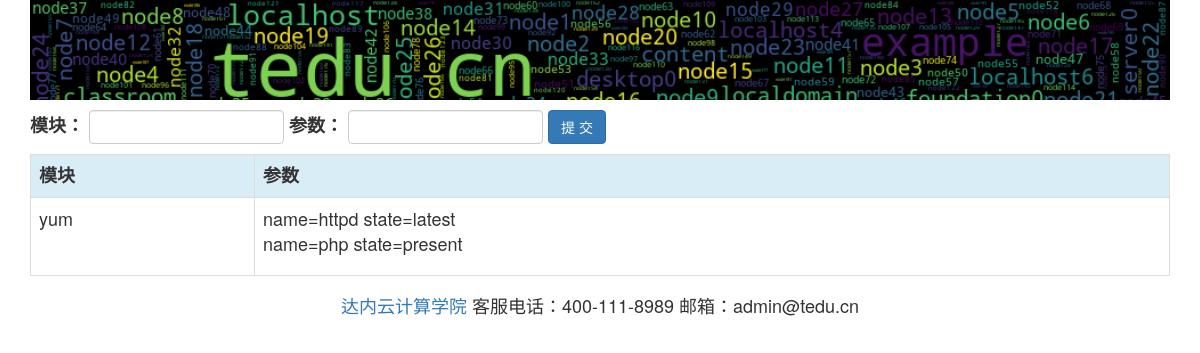
The page /webansi/addmodules/ on the database its author committed.
### webansi/models.py (models this page shows, shortened)
class AnsiModule(models.Model):
    module_name = models.CharField(max_length=30, unique=True)

class ModuleArg(models.Model):
    arg_text = models.CharField(max_length=100)
    mod = models.ForeignKey(AnsiModule, on_delete=models.CASCADE)

### webansi/views.py (the view, shortened to what this page needs)
def addmodules(request):
    mods = AnsiModule.objects.all()
    return render(request, 'addmodules.html', {'mods': mods})

### webansi/templates/addmodules.html (shortened to what this page needs)
{% extends 'base.html' %}
{% load staticfiles %}
{% block content %}
    <form action="" method="post" class="form-inline" style="margin-bottom: 10px">
        <div class="form-group">
            <label>模块：</label>
            <input class="form-control" type="text" name="module">
        </div>
        <div class="form-group">
            <label>参数：</label>
            <input class="form-control" type="text" name="arg">
        </div>
        <div class="form-group">
            <input class="btn btn-primary" type="submit" value="提 交">
        </div>
    </form>
    <table class="table table-bordered table-striped table-hover">
        <tr class="info">
            <th>模块</th>
            <th>参数</th>
        </tr>
        {% for mod in mods %}
            <tr>
                <td>{{ mod.module_name }}</td>
                <td>
                    <ul class="list-unstyled">
                        {% for arg in mod.modulearg_set.all %}
                            <li>{{ arg.arg_text }}</li>
                        {% endfor %}
                    </ul>
                </td>
            </tr>
        {% endfor %}
    </table>
{% endblock %}

### rows shown on the page
AnsiModule: module_name "yum"
ModuleArg: arg_text "name=httpd state=latest"
ModuleArg: arg_text "name=php state=present"
